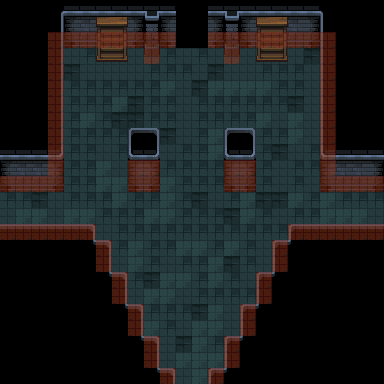

This game map was drawn from its Tiled (.tmx) file and the tilesets committed beside it. A one-line description and the full map source follow:
An orthogonal 24x24 tile map with 16x16 px tiles, 4 tile layers (floor, details, above-details, collision), 2 tilesets and 4 objects (2x Shelf, BossGate, ExitArea).

<map version="1.10" tiledversion="1.10.2" orientation="orthogonal" renderorder="right-down" width="24" height="24" tilewidth="16" tileheight="16" infinite="0" nextlayerid="11" nextobjectid="18">
 <tileset firstgid="1" source="../Tilesets/dungeon_prison_tileset.tsx" />
 <tileset firstgid="626" source="../Tilesets/dungeon_prison_props.tsx" />
 <layer id="1" name="floor" width="24" height="24">
  <data encoding="csv">
0,0,0,0,0,0,0,0,0,0,0,0,0,0,0,0,0,0,0,0,0,0,0,0,
0,0,0,0,0,0,0,0,0,0,0,0,0,0,0,0,0,0,0,0,0,0,0,0,
0,0,0,0,0,0,0,0,0,0,0,0,0,0,0,0,0,0,0,0,0,0,0,0,
0,0,0,0,31,81,31,31,31,31,81,31,81,31,31,31,31,31,31,80,0,0,0,0,
0,0,0,0,80,31,31,31,31,81,81,81,31,80,31,31,81,81,81,31,0,0,0,0,
0,0,0,0,81,81,81,81,81,81,82,31,80,82,82,82,82,81,81,31,0,0,0,0,
0,0,0,0,81,81,81,82,80,81,81,31,81,81,81,81,81,81,80,31,0,0,0,0,
0,0,0,0,81,82,81,80,80,81,81,31,81,81,81,81,82,31,82,31,0,0,0,0,
0,0,0,0,81,81,81,81,82,81,80,31,81,82,82,81,81,81,82,31,0,0,0,0,
0,0,0,0,81,81,31,81,31,82,31,81,81,82,80,31,81,80,31,81,0,0,0,0,
0,0,0,0,81,81,82,31,82,81,81,81,81,81,81,31,81,31,81,81,0,0,0,0,
0,0,0,82,81,81,82,82,81,81,82,81,81,81,81,80,81,31,81,31,0,0,0,0,
81,81,80,31,81,81,81,82,81,81,82,81,80,31,81,82,80,80,82,81,82,81,81,81,
31,82,82,31,82,82,81,81,81,82,82,81,81,81,80,82,81,31,81,81,82,82,82,31,
0,0,0,0,0,0,31,81,81,81,81,81,81,81,81,81,81,81,81,0,0,0,0,0,
0,0,0,0,0,0,0,81,82,81,81,82,82,81,82,81,31,0,0,0,0,0,0,0,
0,0,0,0,0,0,0,31,82,81,31,81,81,82,80,81,31,0,0,0,0,0,0,0,
0,0,0,0,0,0,0,0,81,80,82,82,81,82,81,31,0,0,0,0,0,0,0,0,
0,0,0,0,0,0,0,0,31,82,82,31,81,81,81,81,0,0,0,0,0,0,0,0,
0,0,0,0,0,0,0,0,0,81,81,81,80,82,31,81,81,0,0,0,0,0,0,0,
0,0,0,0,0,0,0,0,0,82,81,31,82,82,31,0,0,0,0,0,0,0,0,0,
0,0,0,0,0,0,0,0,0,0,31,80,82,81,0,0,0,0,0,0,0,0,0,0,
0,0,0,0,0,0,0,0,0,0,31,82,82,82,0,0,0,0,0,0,0,0,0,0,
0,0,0,0,0,0,0,0,0,0,0,31,82,0,0,0,0,0,0,0,0,0,0,0
</data>
 </layer>
 <layer id="3" name="details" width="24" height="24">
  <data encoding="csv">
0,0,0,104,1,2,2,2,3,4,1,0,0,3,4,1,2,2,2,3,105,0,0,0,
0,0,0,129,26,27,27,27,28,29,26,0,0,28,29,26,27,27,27,28,130,0,0,0,
0,0,0,129,51,52,52,52,53,54,51,0,0,53,54,51,52,52,52,53,130,0,0,0,
0,0,0,129,0,0,736,737,0,79,0,0,0,0,79,0,736,737,0,0,130,0,0,0,
0,0,0,129,0,0,0,0,0,0,0,0,0,0,0,0,0,0,0,0,130,0,0,0,
0,0,0,129,0,0,0,0,0,0,0,0,0,0,0,0,0,0,0,0,130,0,0,0,
0,0,0,129,0,0,0,0,0,0,0,0,0,0,0,0,0,0,0,0,130,0,0,0,
0,0,0,129,0,0,0,0,0,0,0,0,0,0,0,0,0,0,0,0,130,0,0,0,
0,0,0,129,0,0,0,0,0,0,0,0,0,0,0,0,0,0,0,0,130,0,0,0,
1,2,2,103,0,0,0,0,0,0,0,0,0,0,0,0,0,0,0,0,101,2,2,3,
26,27,27,28,0,0,0,0,26,28,0,0,0,0,26,28,0,0,0,0,26,27,27,28,
51,52,52,53,0,0,0,0,51,53,0,0,0,0,51,53,0,0,0,0,51,52,52,53,
0,0,0,0,0,0,0,0,0,0,0,0,0,0,0,0,0,0,0,0,0,0,0,0,
0,0,0,0,0,0,0,0,0,0,0,0,0,0,0,0,0,0,0,0,0,0,0,0,
77,77,77,77,77,78,0,0,0,0,0,0,0,0,0,0,0,0,76,77,77,77,77,77,
0,0,0,0,0,154,78,0,0,0,0,0,0,0,0,0,0,76,155,0,0,0,0,0,
0,0,0,0,0,0,129,0,0,0,0,0,0,0,0,0,0,130,0,0,0,0,0,0,
0,0,0,0,0,0,154,78,0,0,0,0,0,0,0,0,76,155,0,0,0,0,0,0,
0,0,0,0,0,0,0,129,0,0,0,0,0,0,0,0,130,0,0,0,0,0,0,0,
0,0,0,0,0,0,0,154,78,0,0,0,0,0,0,76,155,0,0,0,0,0,0,0,
0,0,0,0,0,0,0,0,129,0,0,0,0,0,0,130,0,0,0,0,0,0,0,0,
0,0,0,0,0,0,0,0,154,78,0,0,0,0,76,155,0,0,0,0,0,0,0,0,
0,0,0,0,0,0,0,0,0,129,0,0,0,0,130,0,0,0,0,0,0,0,0,0,
0,0,0,0,0,0,0,0,0,154,78,0,0,76,155,0,0,0,0,0,0,0,0,0
</data>
 </layer>
 <layer id="5" name="above-details" width="24" height="24">
  <data encoding="csv">
0,0,0,0,0,0,0,0,0,0,0,0,0,0,0,0,0,0,0,0,0,0,0,0,
0,0,0,0,0,0,686,687,0,0,0,0,0,0,0,0,686,687,0,0,0,0,0,0,
0,0,0,0,0,0,711,712,0,0,0,0,0,0,0,0,711,712,0,0,0,0,0,0,
0,0,0,0,0,0,0,0,0,0,0,0,0,0,0,0,0,0,0,0,0,0,0,0,
0,0,0,0,0,0,0,0,0,0,0,0,0,0,0,0,0,0,0,0,0,0,0,0,
0,0,0,0,0,0,0,0,0,0,0,0,0,0,0,0,0,0,0,0,0,0,0,0,
0,0,0,0,0,0,0,0,0,0,0,0,0,0,0,0,0,0,0,0,0,0,0,0,
0,0,0,0,0,0,0,0,0,0,0,0,0,0,0,0,0,0,0,0,0,0,0,0,
0,0,0,0,0,0,0,0,76,78,0,0,0,0,76,78,0,0,0,0,0,0,0,0,
0,0,0,0,0,0,0,0,101,103,0,0,0,0,101,103,0,0,0,0,0,0,0,0,
0,0,0,0,0,0,0,0,0,0,0,0,0,0,0,0,0,0,0,0,0,0,0,0,
0,0,0,0,0,0,0,0,0,0,0,0,0,0,0,0,0,0,0,0,0,0,0,0,
0,0,0,0,0,0,0,0,0,0,0,0,0,0,0,0,0,0,0,0,0,0,0,0,
0,0,0,0,0,0,0,0,0,0,0,0,0,0,0,0,0,0,0,0,0,0,0,0,
0,0,0,0,0,0,0,0,0,0,0,0,0,0,0,0,0,0,0,0,0,0,0,0,
0,0,0,0,0,0,0,0,0,0,0,0,0,0,0,0,0,0,0,0,0,0,0,0,
0,0,0,0,0,0,0,0,0,0,0,0,0,0,0,0,0,0,0,0,0,0,0,0,
0,0,0,0,0,0,0,0,0,0,0,0,0,0,0,0,0,0,0,0,0,0,0,0,
0,0,0,0,0,0,0,0,0,0,0,0,0,0,0,0,0,0,0,0,0,0,0,0,
0,0,0,0,0,0,0,0,0,0,0,0,0,0,0,0,0,0,0,0,0,0,0,0,
0,0,0,0,0,0,0,0,0,0,0,0,0,0,0,0,0,0,0,0,0,0,0,0,
0,0,0,0,0,0,0,0,0,0,0,0,0,0,0,0,0,0,0,0,0,0,0,0,
0,0,0,0,0,0,0,0,0,0,0,0,0,0,0,0,0,0,0,0,0,0,0,0,
0,0,0,0,0,0,0,0,0,0,0,0,0,0,0,0,0,0,0,0,0,0,0,0
</data>
 </layer>
 <layer id="4" name="collision" width="24" height="24" opacity="0.5">
  <data encoding="csv">
0,0,0,0,0,0,0,0,0,0,0,0,0,0,0,0,0,0,0,0,0,0,0,0,
0,0,0,0,0,0,0,0,0,0,0,0,0,0,0,0,0,0,0,0,0,0,0,0,
0,0,0,502,502,502,502,502,502,502,502,0,0,502,502,502,502,502,502,502,502,0,0,0,
0,0,0,502,0,0,0,0,0,502,0,0,0,0,502,0,0,0,0,0,502,0,0,0,
0,0,0,502,0,0,0,0,0,0,0,0,0,0,0,0,0,0,0,0,502,0,0,0,
0,0,0,502,0,0,0,0,0,0,0,0,0,0,0,0,0,0,0,0,502,0,0,0,
0,0,0,502,0,0,0,0,0,0,0,0,0,0,0,0,0,0,0,0,502,0,0,0,
0,0,0,502,0,0,0,0,0,0,0,0,0,0,0,0,0,0,0,0,502,0,0,0,
0,0,0,502,0,0,0,0,0,0,0,0,0,0,0,0,0,0,0,0,502,0,0,0,
0,0,0,502,0,0,0,0,0,0,0,0,0,0,0,0,0,0,0,0,502,0,0,0,
0,0,0,502,0,0,0,0,502,502,0,0,0,0,502,502,0,0,0,0,502,0,0,0,
502,502,502,502,0,0,0,0,502,502,0,0,0,0,502,502,0,0,0,0,502,502,502,502,
0,0,0,0,0,0,0,0,0,0,0,0,0,0,0,0,0,0,0,0,0,0,0,0,
0,0,0,0,0,0,0,0,0,0,0,0,0,0,0,0,0,0,0,0,0,0,0,0,
502,502,502,502,502,502,0,0,0,0,0,0,0,0,0,0,0,0,502,502,502,502,502,502,
0,0,0,0,0,0,502,0,0,0,0,0,0,0,0,0,0,502,0,0,0,0,0,0,
0,0,0,0,0,0,502,0,0,0,0,0,0,0,0,0,0,502,0,0,0,0,0,0,
0,0,0,0,0,0,0,502,0,0,0,0,0,0,0,0,502,0,0,0,0,0,0,0,
0,0,0,0,0,0,0,502,0,0,0,0,0,0,0,0,502,0,0,0,0,0,0,0,
0,0,0,0,0,0,0,0,502,0,0,0,0,0,0,502,0,0,0,0,0,0,0,0,
0,0,0,0,0,0,0,0,502,0,0,0,0,0,0,502,0,0,0,0,0,0,0,0,
0,0,0,0,0,0,0,0,0,502,0,0,0,0,502,0,0,0,0,0,0,0,0,0,
0,0,0,0,0,0,0,0,0,502,0,0,0,0,502,0,0,0,0,0,0,0,0,0,
0,0,0,0,0,0,0,0,0,0,502,0,0,502,0,0,0,0,0,0,0,0,0,0
</data>
 </layer>
 <objectgroup id="10" name="entities" class="Shelf">
  <object id="14" type="BossGate" x="176" y="0" width="32" height="48" />
  <object id="15" type="Shelf" x="256" y="48" width="32" height="16" />
  <object id="16" type="Shelf" x="96" y="48" width="32" height="16" />
  <object id="17" type="ExitArea" x="176" y="16" width="32" height="16">
   <properties>
    <property name="TargetEntrance" value="0" />
    <property name="TargetScene" value="BossRoom" />
   </properties>
  </object>
 </objectgroup>
</map>
